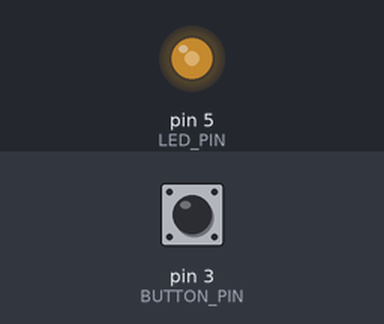
Simulated run of this sketch. Board: Arduino Uno, built with avr-gcc and run on an emulated ATmega328P. Parts: output pins drawn as LEDs (lit = HIGH). Inputs (shaded band) come from the test bench; at power-on: pin 3 (BUTTON_PIN) HIGH. What the sketch prints to the serial monitor is not drawn.

Above: at 1.2 s.
1.3 s: pin 3 (BUTTON_PIN) pulled LOW for 0.15 s
At 1.9 s:
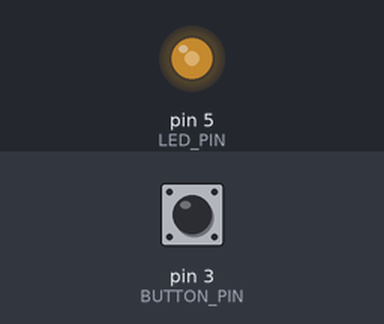
3.0 s: pin 3 (BUTTON_PIN) pulled LOW for 1 s
At 3.8 s:
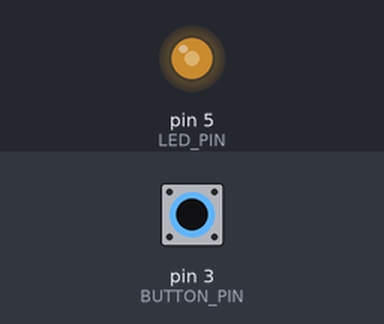
Timing chart, 0 to 6.0 s (numbered marks = the images above; inputs shaded):
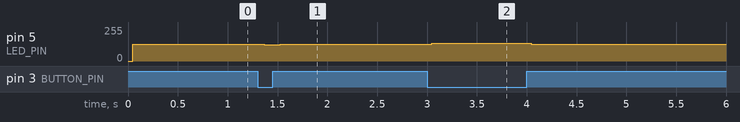

Measured:
- after the input at 1.3 s, pin 5 (LED_PIN): 127/255 → 121/255 after 0.07 s, → 127/255 0.16 s later
- after the input at 3.0 s, pin 5 (LED_PIN): 127/255 → 134/255 after 0.05 s, → 127/255 1.0 s later

The sketch:

Exp6b7-Definitief-Drukknop_frequentie.ino
```cpp
#include <TimerOne.h>  // include Timer1 library

#define LED_PIN 5     // LED pin number
#define BUTTON_PIN 3  // Button pin number

const int bit0 = 750;
const int bit1 = 600;


void setup() {
  Serial.begin(9600);
  pinMode(LED_PIN, OUTPUT);  // Set pin 5 as an output pin
  pinMode(BUTTON_PIN, INPUT);
  Timer1.initialize(bit0);
  Timer1.attachInterrupt(blinkLED);
}

void loop() {
  bool buttonState = digitalRead(BUTTON_PIN);
  Serial.println(buttonState);
  if (buttonState == LOW) {
    Timer1.setPeriod(bit0);
  } else {
    Timer1.setPeriod(bit1);
  }
}

void blinkLED() {
  static boolean ledState = LOW;    // current LED state
  ledState = !ledState;             // toggle the LED state
  digitalWrite(LED_PIN, ledState);  // update the LED state
}
```
